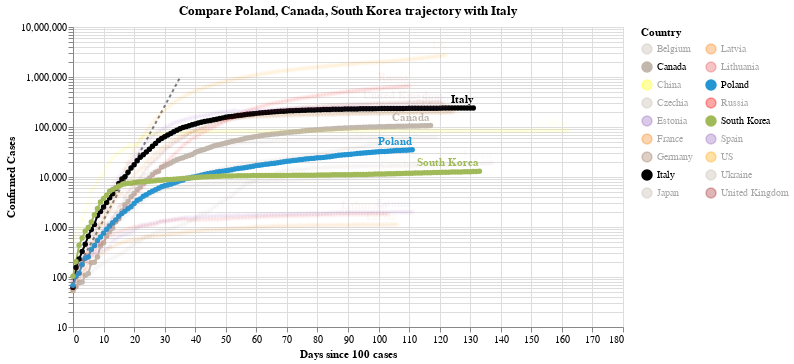

The cell this chart's notebook holds for it:
### Code cell
#hide_input
chart3 = make_since_chart(dff2, ['Poland', 'Canada', 'South Korea'], baseline_countries)
chart3

### Figure 1 — Vega-Lite specification as saved in the notebook (floating-point values rounded to 4 significant figures; data arrays with more than 128 entries replaced by an {"elided": "..."} marker saying what was removed)
{"config": {"view": {"continuousWidth": 400, "continuousHeight": 300}}, "layer": [{"data": {"name": "data-628230001892d6798b50651be41d1b3e"}, "mark": {"type": "line", "color": "black", "opacity": 0.5, "strokeDash": [3, 3]}, "encoding": {"x": {"type": "quantitative", "field": "Days since 100 cases"}, "y": {"type": "quantitative", "field": "Confirmed Cases"}}}, {"data": {"name": "data-db2d78b6054fc7c4367406ce7be34d7f"}, "mark": {"type": "line", "point": true}, "encoding": {"color": {"type": "nominal", "field": "Country", "legend": {"columns": 2}, "scale": {"domain": ["Belgium", "Canada", "China", "Czechia", "Estonia", "France", "Germany", "Italy", "Japan", "Latvia", "Lithuania", "Poland", "Russia", "South Korea", "Spain", "US", "Ukraine", "United Kingdom"], "range": ["#C1B7AD", "#C1B7AD", "yellow", "#C1B7AD", "#9467bd", "#F58518", "#9D755D", "black", "#C1B7AD", "#F58518", "#E45756", "#2495D3", "red", "#A1BA59", "#9467bd", "orange", "#C1B7AD", "brown"]}}, "opacity": {"condition": {"value": 1, "selection": "selector001"}, "value": 0.05}, "tooltip": [{"type": "nominal", "field": "Country"}, {"type": "temporal", "field": "Date"}, {"type": "quantitative", "field": "Confirmed Cases"}, {"type": "quantitative", "field": "Days since 100 cases"}], "x": {"type": "quantitative", "field": "Days since 100 cases"}, "y": {"type": "quantitative", "field": "Confirmed Cases", "scale": {"type": "log"}}}, "selection": {"selector001": {"type": "multi", "fields": ["Country"], "bind": "legend", "init": [{"Country": "Poland"}, {"Country": "Canada"}, {"Country": "South Korea"}, {"Country": "Italy"}]}}, "width": 550}, {"data": {"name": "data-db2d78b6054fc7c4367406ce7be34d7f"}, "mark": {"type": "text", "align": "right", "dy": -8, "fontWeight": "bold"}, "encoding": {"color": {"type": "nominal", "field": "Country", "legend": {"columns": 2}, "scale": {"domain": ["Belgium", "Canada", "China", "Czechia", "Estonia", "France", "Germany", "Italy", "Japan", "Latvia", "Lithuania", "Poland", "Russia", "South Korea", "Spain", "US", "Ukraine", "United Kingdom"], "range": ["#C1B7AD", "#C1B7AD", "yellow", "#C1B7AD", "#9467bd", "#F58518", "#9D755D", "black", "#C1B7AD", "#F58518", "#E45756", "#2495D3", "red", "#A1BA59", "#9467bd", "orange", "#C1B7AD", "brown"]}}, "opacity": {"condition": {"value": 1, "selection": "selector001"}, "value": 0.05}, "text": {"type": "nominal", "field": "Country"}, "tooltip": [{"type": "nominal", "field": "Country"}, {"type": "temporal", "field": "Date"}, {"type": "quantitative", "field": "Confirmed Cases"}, {"type": "quantitative", "field": "Days since 100 cases"}], "x": {"type": "quantitative", "field": "Days since 100 cases"}, "y": {"type": "quantitative", "field": "Confirmed Cases", "scale": {"type": "log"}}}, "transform": [{"filter": "(datum['Date'] >= 1593648000000)"}], "width": 550}], "title": "Compare Poland, Canada, South Korea trajectory with Italy", "$schema": "https://vega.github.io/schema/vega-lite/v4.0.2.json", "datasets": {"data-628230001892d6798b50651be41d1b3e": [{"Days since 100 cases": 0, "Confirmed Cases": 100.0}, {"Days since 100 cases": 1, "Confirmed Cases": 130.0}, {"Days since 100 cases": 2, "Confirmed Cases": 169.0}, {"Days since 100 cases": 3, "Confirmed Cases": 219.7}, {"Days since 100 cases": 4, "Confirmed Cases": 285.6}, {"Days since 100 cases": 5, "Confirmed Cases": 371.3}, {"Days since 100 cases": 6, "Confirmed Cases": 482.7}, {"Days since 100 cases": 7, "Confirmed Cases": 627.5}, {"Days since 100 cases": 8, "Confirmed Cases": 815.7}, {"Days since 100 cases": 9, "Confirmed Cases": 1060.0}, {"Days since 100 cases": 10, "Confirmed Cases": 1379.0}, {"Days since 100 cases": 11, "Confirmed Cases": 1792.0}, {"Days since 100 cases": 12, "Confirmed Cases": 2330.0}, {"Days since 100 cases": 13, "Confirmed Cases": 3029.0}, {"Days since 100 cases": 14, "Confirmed Cases": 3937.0}, {"Days since 100 cases": 15, "Confirmed Cases": 5119.0}, {"Days since 100 cases": 16, "Confirmed Cases": 6654.0}, {"Days since 100 cases": 17, "Confirmed Cases": 8650.0}, {"Days since 100 cases": 18, "Confirmed Cases": 11250.0}, {"Days since 100 cases": 19, "Confirmed Cases": 14620.0}, {"Days since 100 cases": 20, "Confirmed Cases": 19000.0}, {"Days since 100 cases": 21, "Confirmed Cases": 24710.0}, {"Days since 100 cases": 22, "Confirmed Cases": 32120.0}, {"Days since 100 cases": 23, "Confirmed Cases": 41750.0}, {"Days since 100 cases": 24, "Confirmed Cases": 54280.0}, {"Days since 100 cases": 25, "Confirmed Cases": 70560.0}, {"Days since 100 cases": 26, "Confirmed Cases": 91730.0}, {"Days since 100 cases": 27, "Confirmed Cases": 119300.0}, {"Days since 100 cases": 28, "Confirmed Cases": 155000.0}, {"Days since 100 cases": 29, "Confirmed Cases": 201500.0}, {"Days since 100 cases": 30, "Confirmed Cases": 262000.0}, {"Days since 100 cases": 31, "Confirmed Cases": 340600.0}, {"Days since 100 cases": 32, "Confirmed Cases": 442800.0}, {"Days since 100 cases": 33, "Confirmed Cases": 575600.0}, {"Days since 100 cases": 34, "Confirmed Cases": 748300.0}, {"Days since 100 cases": 35, "Confirmed Cases": 972800.0}], "data-db2d78b6054fc7c4367406ce7be34d7f": {"elided": "2188 records"}}}
